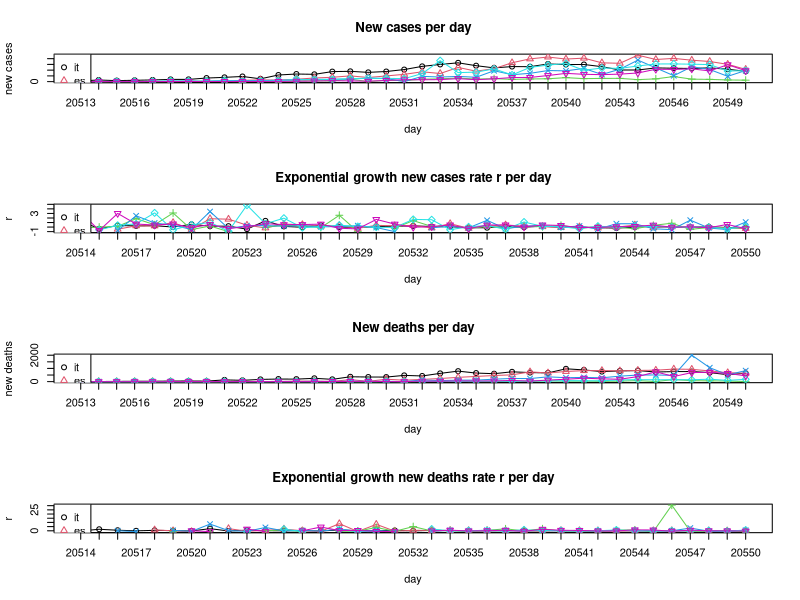

Here is the R script that generated this plot:
## Exponential growth
# y = a * (1 + r)^x
# a = initial value (the amount before measuring growth or decay)
# r = growth or decay rate (most often represented as a percentage and expressed as a decimal)
# x = number of time intervals that have passed
# (y/a)^(1/x) - 1 = r

BASE_DIR <- "~/covid-19/"
setwd(BASE_DIR)

## March: New confirmed covid-19 cases per day. Data taken from daily situation reports from the WHO website.
days <- as.Date(c('01.03','02.03','03.03','04.03','05.03','06.03','07.03',
          '08.03','09.03','10.03','11.03','12.03','13.03','14.03',
          '15.03','16.03','17.03','18.03','19.03','20.03','21.03',
          '22.03','23.03','24.03','25.03','26.03','27.03','28.03',
          '29.03','30.03','31.03','01.04','02.04','03.04','04.04',
          '05.04','06.04','07.04'), tryFormats = c("%d.%m"))
it <- c(240,561,347,466,587,769,778,1247,1492,1797,977,2313,2651,
        2547,3497,3590,3233,3526,4207,5322,5986,6557,5560,4789,5249,
        5210,6153,5959,5974,5217,4050,4053,4782,4668,4585,4805,4316,
        3599)
es <- c(13,0,69,37,47,59,117,56,159,435,615,501,825,1266,1522,2000,
        1438,1987,2538,3431,2833,4946,3646,4517,6584,7937,8578,7871,
        8189,6549,6398,9222,7719,8102,7472,7026,6023,4273)
ch <- c(8,6,6,7,20,30,123,55,68,0,159,154,213,267,234,841,0,450,353,
        853,977,1237,894,1044,774,925,1000,1390,1048,1122,1138,696,
        962,1774,862,783,576,509)
fr <- c(43,0,91,21,73,138,193,93,410,286,372,495,591,780,829,911,
        1193,1079,0,1834,1598,1821,1525,3794,2410,2895,3866,3756,
        4603,2497,4335,7500,4784,2066,5209,4221,1850,3881)
de <- c(0,72,28,39,66,272,105,156,317,27,157,271,802,693,733,1043,
        1174,1144,1042,2801,7324,3140,3311,4438,2342,4954,5780,6294,
        3965,4751,4615,5453,6156,6174,6082,5936,3677,3834)
uk <- c(3,13,3,12,20,29,49,43,67,46,50,87,134,208,342,251,152,407,
        672,647,706,1035,669,967,1427,1452,2129,2885,2546,2433,2619,
        3009,4324,4244,4450,3735,5903,3802)
all_countries <- list(it,es,ch,fr,de,uk)

## March: New confirmed covid-19 deaths per day. Data taken from daily situation reports from the WHO website.
it_d <- c(8,6,17,28,27,41,49,37,132,97,168,196,189,252,173,368,349,
          345,473,429,625,795,649,601,743,685,660,971,887,758,810,
          839,727,760,764,681,527,636)
es_d <- c(0,0,0,0,1,2,2,0,5,18,8,12,36,36,16,152,21,182,107,169,
          235,324,394,462,514,738,655,769,832,838,812,849,864,950,
          932,809,674,637)
ch_d <- c(0,0,0,0,0,1,0,1,0,0,1,1,2,0,5,2,1,5,2,12,10,13,4,6,20,17,
          58,36,38,22,38,78,5,158,71,59,49,0)
fr_d <- c(0,0,1,1,0,2,3,1,9,11,3,15,13,18,12,36,21,27,0,128,78,112,
          112,186,240,231,364,297,319,291,415,497,505,471,2003,1053,
          518,832)
de_d <- c(0,0,0,0,0,0,0,0,0,2,0,1,3,0,2,4,1,0,0,8,25,22,27,32,23,49,
          55,72,64,66,128,149,140,145,141,184,92,173)
uk_d <- c(0,0,0,0,0,0,1,1,0,1,3,0,2,2,11,14,20,5,0,41,33,56,48,54,
          87,41,115,181,260,209,180,381,743,389,684,708,621,439)
all_countries_d <- list(it_d,es_d,ch_d,fr_d,de_d,uk_d)

## Computing exponential growth rates r
compute_r <- function(y, t, x){
  r <- c()
  for(i in 2:length(t)){
    new_r <- (y[i] / y[i-1])^(1/x) - 1
    if(abs(new_r) %in% c(Inf, NaN)) new_r <- NA
    r <- c(r, new_r)
  }
  return(r)
}

r_it <- compute_r(it, days, 1)
r_es <- compute_r(es, days, 1)
r_ch <- compute_r(ch, days, 1)
r_fr <- compute_r(fr, days, 1)
r_de <- compute_r(de, days, 1)
r_uk <- compute_r(uk, days, 1)
all_countries_r <- list(r_it,r_es,r_ch,r_fr,r_de,r_uk)

r_it_d <- compute_r(it_d, days, 1)
r_es_d <- compute_r(es_d, days, 1)
r_ch_d <- compute_r(ch_d, days, 1)
r_fr_d <- compute_r(fr_d, days, 1)
r_de_d <- compute_r(de_d, days, 1)
r_uk_d <- compute_r(uk_d, days, 1)
all_countries_r_d <- list(r_it_d,r_es_d,r_ch_d,r_fr_d,r_de_d,r_uk_d)

## Plotting
all_countries_names <- c('it','es','ch','fr','de','uk')
colors <- 1:length(all_countries_names)
pchs <- 1:length(all_countries_names)

pdf('figures/static-new-cases-with-growth-rate.pdf', height = 10, paper = 'a4')

par(mfrow=c(4,1))

# New cases per day
plot(days, unlist(all_countries[1]), main='New cases per day', type='o',
     ylim=c(0,max(unlist(all_countries),na.rm=T)),
     xaxt="n", col=colors[1], pch=pchs[1], ylab='new cases', xlab='day')
axis(1, at=days, labels=T)
for(i in 2:length(all_countries)){
  lines(days, unlist(all_countries[i]), type='o', col=colors[i], pch=pchs[i])
}
legend('topleft',legend=all_countries_names,col=colors,pch=pchs)

# Exponential growth new cases rate r per day
plot(days[-1], unlist(all_countries_r[1]), main='Exponential growth new cases rate r per day', type='o',
     ylim=c(min(unlist(all_countries_r),na.rm=T), max(unlist(all_countries_r),na.rm=T)),
     xaxt="n", col=colors[1], pch=pchs[1], ylab='r', xlab='day')
axis(1, at=days[-1], labels=T)
for(i in 2:length(all_countries_r)){
  lines(days[-1], unlist(all_countries_r[i]), type='o', col=colors[i], pch=pchs[i])
}
legend('topleft',legend=all_countries_names,col=colors,pch=pchs)


# New deaths per day
plot(days, unlist(all_countries_d[1]), main='New deaths per day', type='o',
     ylim=c(0,max(unlist(all_countries_d),na.rm=T)),
     xaxt="n", col=colors[1], pch=pchs[1], ylab='new deaths', xlab='day')
axis(1, at=days, labels=T)
for(i in 2:length(all_countries_d)){
  lines(days, unlist(all_countries_d[i]), type='o', col=colors[i], pch=pchs[i])
}
legend('topleft',legend=all_countries_names,col=colors,pch=pchs)

# Exponential growth new deaths rate r per day
plot(days[-1], unlist(all_countries_r_d[1]), main='Exponential growth new deaths rate r per day', type='o',
     ylim=c(min(unlist(all_countries_r_d),na.rm=T), max(unlist(all_countries_r_d),na.rm=T)),
     xaxt="n", col=colors[1], pch=pchs[1], ylab='r', xlab='day')
axis(1, at=days[-1], labels=T)
for(i in 2:length(all_countries_r_d)){
  lines(days[-1], unlist(all_countries_r_d[i]), type='o', col=colors[i], pch=pchs[i])
}
legend('topleft',legend=all_countries_names,col=colors,pch=pchs)

dev.off <- dev.off()
